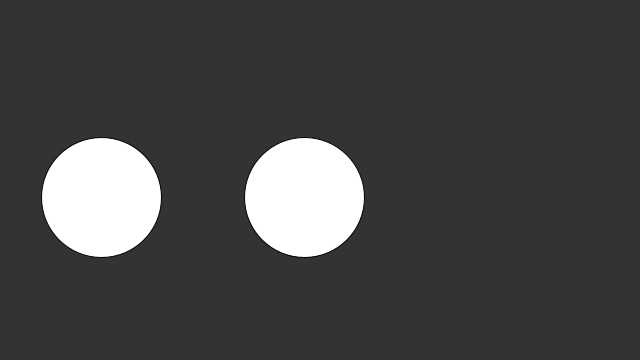
Frame 1 (no input)
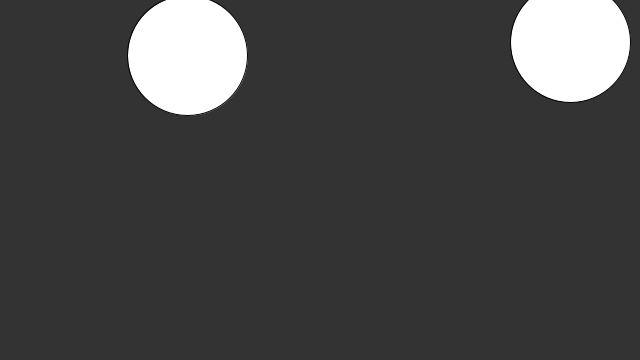
Frame 60 (the mouse pressed at the canvas centre just before this capture)
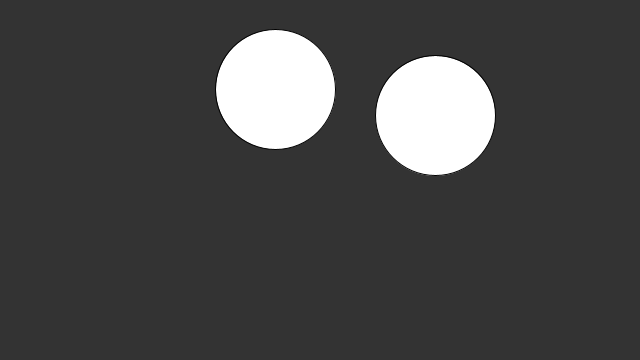
Frame 120 (the mouse held since frame 60 and released just before this capture)

The Processing sketch that drew these frames (run headless with seeded random() and noise(); from frame 60 on, the mouse is pressed at the canvas centre):

// Processing sketch: week13_04_circle_collision_cos_sin_vector_N_N2_M_M2_swap
// ── week13_04_circle_collision_cos_sin_vector_N_N2_M_M2_swap.pde
// week13_04_circle_collision_cos_sin_vector_N_N2_M_M2_swap
void setup() {
  size(640, 360);
}
Ball ball = new Ball(100, 200, 60);
Ball ball2 = new Ball(300, 200, 60);
void draw() {
  background(51);
  if (ball.checkCollision(ball2))fill(#FFAAAA); //如果有碰撞發生 就變粉紅色
  else fill(255);
  ball.update();
  ball.display();
  ball2.update(); //加這行
  ball2.display(); //加這行
}
// 把 class Ball 移到右邊的新分頁(名字也較 Ball)

// ── Ball.pde
class Ball {
  float x, y, r;
  float vx, vy;
  Ball(int x0, int y0, int r0) {
    x = x0;
    y = y0;
    r = r0;
    vx = random(-5, +5);
    vy = random(-5, +5);
  }
  boolean checkCollision(Ball other) {
    if (dist(x+vx, y+vy, other.x+other.vx, other.y+other.vy) <= r + other.r) { //先算兩圓圓心的距離 如果兩圓心距離小於兩圓半徑相加 代表兩圓碰撞在一起
      PVector diff = new PVector(other.x-x, other.y-y);
      float len = diff.mag(); //maganitude 量值、長度的意思
      float a = diff.heading(); //向量的方向, 對應某個角度
      // 熟悉的 cos(a), sin(a)
      PVector N = diff.copy().normalize(); // 連線方向
      N.mult(N.dot(new PVector(vx, vy)));
      PVector N2 = new PVector(-N.y, N.x).normalize(); // 另一個垂直方向
      N2.mult(N2.dot(new PVector(vx, vy)));

      PVector M = diff.copy().normalize();
      M.mult(M.dot(new PVector(other.vx, other.vy)));
      PVector M2 = new PVector(-M.y, M.x).normalize();
      M2.mult(M2.dot(new PVector(other.vx, other.vy)));

      PVector newV1 = PVector.add(M, N2);
      PVector newV2 = PVector.add(N, M2);
      vx = newV1.x;
      vy = newV1.y;
      other.vx = newV2.x;
      other.vy = newV2.y;
      return true;
    } else return false;
  }
  void update() {
    if (x+vx > 640 || x+vx < 0) vx = -vx;
    if (y+vy < 0 || y+vy > 360) vy = -vy;
    x += vx;
    y += vy;
  }
  void display() {
    ellipse(x, y, r+r, r+r);
  }
}
